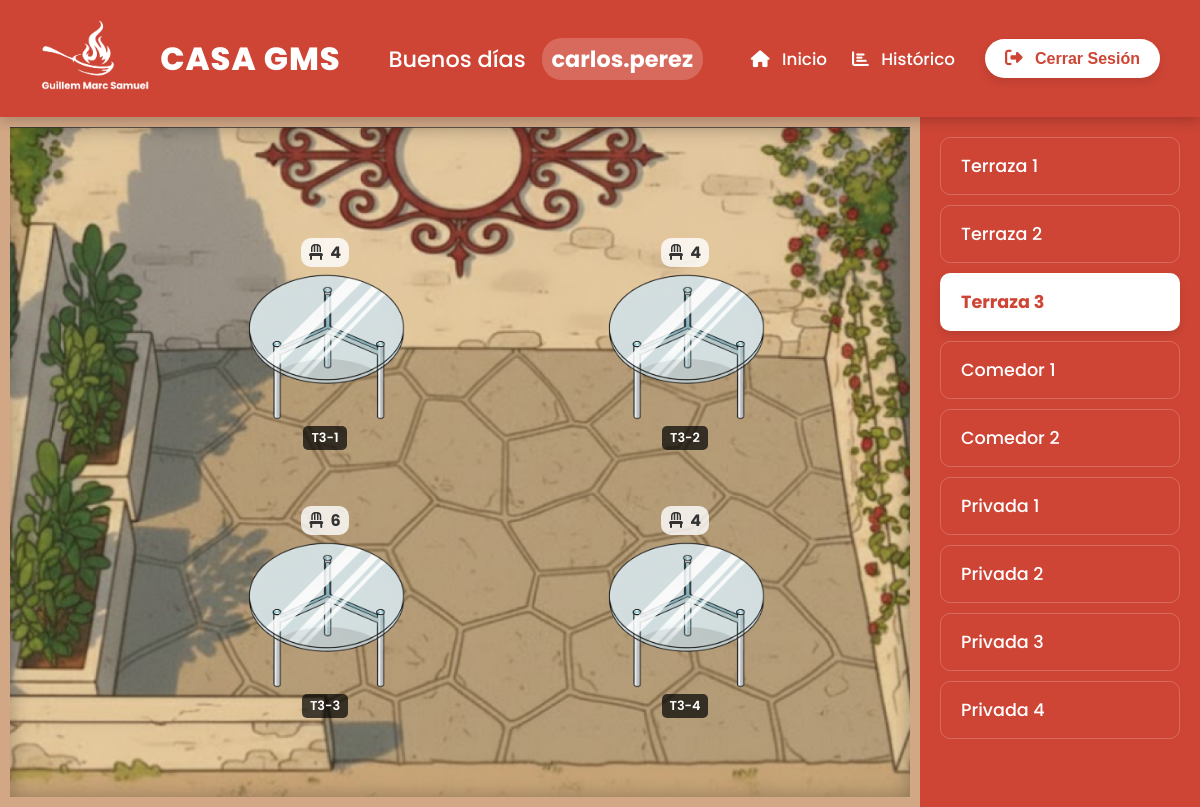
Screenshot of /PHP/PUBLIC/SALAS/terraza3.php (signed in) with the database file from the repository.
### tables this page shows
CREATE TABLE IF NOT EXISTS mesas (
    id INT AUTO_INCREMENT PRIMARY KEY,
    id_sala INT NOT NULL,
    nombre VARCHAR(20) NOT NULL,
    sillas INT NOT NULL,
    estado INT DEFAULT 1,   
    asignado_por INT NULL,
    FOREIGN KEY (id_sala) REFERENCES salas(id) ON DELETE CASCADE,
    FOREIGN KEY (asignado_por) REFERENCES users(id) ON DELETE SET NULL
);

CREATE TABLE IF NOT EXISTS salas (
    id INT AUTO_INCREMENT PRIMARY KEY,
    nombre VARCHAR(100) NOT NULL,
    num_mesas INT DEFAULT 0
);

### PHP/PUBLIC/SALAS/terraza3.php (the view, shortened to what this page needs)
<?php
require_once '../../CONEXION/conexion.php';
$id_sala_actual = 3;
try {
    $stmt_mesas = $conn->prepare("
        SELECT m.*, u.username AS camarero
        FROM mesas m
        LEFT JOIN users u ON m.asignado_por = u.id
        WHERE m.id_sala = :sala
    ");
    $stmt_mesas->execute(['sala' => $id_sala_actual]);
    $mesas = $stmt_mesas->fetchAll(PDO::FETCH_ASSOC);
} catch (PDOException $e) {
    die("Error al cargar las mesas: " . $e->getMessage());
}
try {
    $stmt_salas = $conn->query("SELECT id, nombre FROM salas");
    $salas = $stmt_salas->fetchAll(PDO::FETCH_ASSOC);
} catch (PDOException $e) {
    die("Error al cargar las salas: " . $e->getMessage());
}
?>
<!DOCTYPE html>
<html lang="es">
<head>
    <link rel="stylesheet" href="https://cdnjs.cloudflare.com/ajax/libs/font-awesome/6.5.1/css/all.min.css">
    <link rel="stylesheet" href="../../../css/panel_principal.css">
    <link rel="stylesheet" href="../../../css/salas_general.css">
    <link rel="stylesheet" href="../../../css/terraza3.css">
</head>
<body>
    <?php
    require_once '../header.php';
    ?>
    <div class="sala-container">
        <main class="sala-layout terraza3">
            <?php foreach ($mesas as $mesa): ?>
                <?php
                    $clase = $mesa['estado'] == 2 ? 'ocupada' : 'libre';
                    $accion = $mesa['estado'] == 1
                        ? './../../PROCEDIMIENTOS/asignar_mesa.php'
                        : './../../PROCEDIMIENTOS/liberar_mesa.php';
                ?>
                <form action="<?php echo $accion; ?>" method="POST" class="mesa-form">
                    <button type="submit" class="mesa <?php echo $clase; ?>" id="mesa-<?php echo $mesa['id']; ?>">
                        <img src="../../../img/mesa1.png" alt="Mesa" class="mesa-img">
                        <span class="mesa-label"><?php echo htmlspecialchars($mesa['nombre']); ?></span>
                        <div class="mesa-sillas">
                            <i class="fa-solid fa-chair"></i> <?php echo $mesa['sillas']; ?>
                        </div>
                    </button>
                </form>
            <?php endforeach; ?>
        </main>
        <aside class="salas-navigation">
            <?php foreach ($salas as $sala): ?>
                <?php
                    $clase_activa = ($sala['id'] == $id_sala_actual) ? 'active' : '';
                    $nombre_fichero = strtolower(str_replace(' ', '', $sala['nombre']));
                    $url = $nombre_fichero . ".php";
                ?>
                <a href="<?php echo $url; ?>" class="sala-nav-link <?php echo $clase_activa; ?>">
                    <?php echo htmlspecialchars($sala['nombre']); ?>
                </a>
            <?php endforeach; ?>
        </aside>
    </div>
</body>
</html>

### css/panel_principal.css (style rules this page uses)
* { margin: 0; padding: 0; box-sizing: border-box; }
html, body { height: 100%; font-family: 'Poppins', sans-serif; color: #333; background-color: #f4f7f9; background-image: url('../img/fondo_panel_principal.png'); background-size: cover; background-attachment: fixed; background-position: center 50%; }

### css/salas_general.css (style rules this page uses)
body { overflow: hidden; font-family: 'Poppins', sans-serif; }
.sala-container { display: flex; height: calc(100vh - 110px); position: relative; font-family: 'Poppins', sans-serif; }
.salas-navigation { width: 280px; background-color: #ce4535; padding: 20px; overflow-y: auto; box-shadow: -5px 0 15px rgba(0,0,0,0.1); display: flex; flex-direction: column; gap: 10px; }
.sala-nav-link { display: block; text-decoration: none; color: white; font-size: 1.1rem; font-weight: 500; padding: 15px 20px; border-radius: 10px; transition: background-color 0.2s ease; border: 1px solid rgba(255, 255, 255, 0.2); }
.sala-nav-link.active { background-color: white; color: #ce4535; font-weight: 700; box-shadow: 0 4px 10px rgba(0,0,0,0.1); }
.sala-layout { flex-grow: 1; position: relative; background-size: cover; background-position: center; background-repeat: no-repeat; border: 10px solid #d1a785; box-shadow: inset 0 0 20px rgba(0,0,0,0.3); }
.mesa-form { display: contents; }
.mesa { border: none; font: inherit; background-color: transparent; box-shadow: none; position: absolute; cursor: pointer; transition: transform 0.2s ease; padding: 10px; border-radius: 10px; user-select: none; display: flex; flex-direction: column; align-items: center; gap: 5px; }
.mesa-img { width: 160px; height: auto; transition: filter 0.2s ease; }
.mesa-label { background-color: rgba(0, 0, 0, 0.7); color: white; font-size: 0.8rem; font-weight: 600; padding: 3px 8px; border-radius: 5px; white-space: nowrap; }
.mesa-sillas { font-size: 1rem; font-weight: 700; color: #333; background-color: rgba(255, 255, 255, 0.8); padding: 2px 8px; border-radius: 10px; order: -1; }
.mesa-sillas i { margin-right: 4px; }

### css/terraza3.css (style rules this page uses)
.sala-layout.terraza3 { background-image: url('../img/terraza3.png'); }
#mesa-9 { top: 15%; left: 25%; }
#mesa-10 { top: 15%; left: 65%; }
#mesa-11 { top: 55%; left: 25%; }
#mesa-12 { top: 55%; left: 65%; }

### rows the page displays
mesas: nombre "T3-1", sillas "4"
mesas: nombre "T3-2", sillas "4"
mesas: nombre "T3-3", sillas "6"
mesas: nombre "T3-4", sillas "4"
salas: nombre "Terraza 1"
salas: nombre "Terraza 2"
salas: nombre "Terraza 3"
salas: nombre "Comedor 1"
salas: nombre "Comedor 2"
salas: nombre "Privada 1"
salas: nombre "Privada 2"
salas: nombre "Privada 3"
salas: nombre "Privada 4"

### other values shown
$saludo "Buenos días"
$username "carlos.perez"
